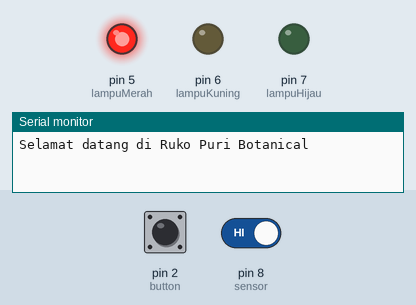
Recording of a sketch running on a simulated Arduino Uno, built with avr-gcc and run on an emulated ATmega328P. Shown: output pins drawn as LEDs (lit = HIGH), the last lines printed to the serial monitor. The test bench sets the inputs (shaded band); at power-on: pin 2 (button) LOW, pin 8 (sensor) HIGH.

Above: at 1.2 s.
1.3 s: pin 2 (button) pulled HIGH for 0.15 s
At 2.3 s:
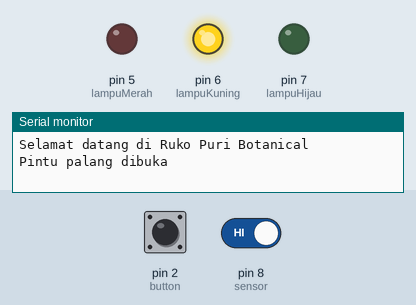
4.4 s: pin 8 (sensor) driven LOW
At 5.6 s:
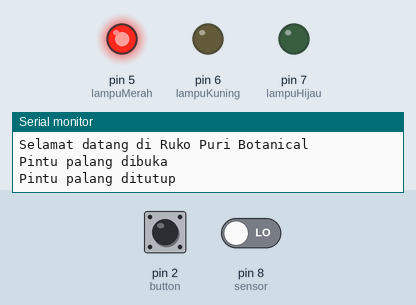
5.9 s: pin 2 (button) pulled HIGH for 1 s
At 7.0 s:
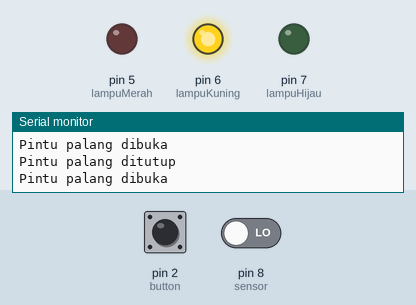
9.4 s: pin 2 (button) pulled HIGH for 3.2 s
At 13.9 s:
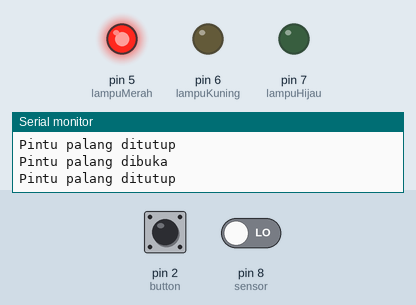
Timing chart, 0 to 15.4 s (numbered marks = the images above; inputs shaded):
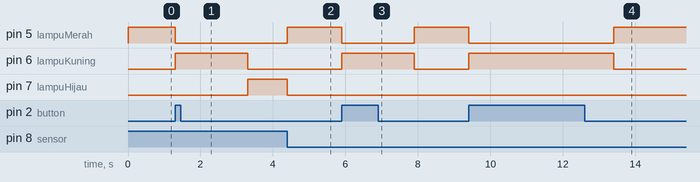

The sketch:

3-11-21_Arduino_Button_Non_Touch.ino
```cpp
// Inisialisasi pin yang akan dipakai
int lampuMerah = 5, lampuKuning= 6, lampuHijau = 7;
int button = 2;
int sensor = 8;

// Inisialisasi variabel
int tambahan = 0;
int buttonReadAkhir = 0;


void setup() {
  Serial.begin(9600);

  // Deklarasi I/O menggunakan perulangan for
  for(int i = 2; i <= 4; i++)
  {
    pinMode(i, INPUT);
  }
  for(int i = 5; i <= 7; i++)
  {
    pinMode(i, OUTPUT);
  }
  pinMode(sensor, INPUT);
  Serial.println("Selamat datang di Ruko Puri Botanical");
  digitalWrite(lampuMerah, HIGH);
}

void loop() {
  // Membaca nilai pada sensor
  int buttonRead = digitalRead(button);
  int sensorRead = digitalRead(sensor);
// Serial.println("Button value:" + String(buttonRead));

  // Logika
  if(buttonRead == 1 && tambahan == 0){
    digitalWrite(lampuMerah, LOW);
    Serial.println("Pintu palang dibuka");
    digitalWrite(lampuKuning, HIGH);
    delay(2000);
    digitalWrite(lampuKuning, LOW);
    digitalWrite(lampuHijau, HIGH);
    tambahan = 1;
  }
  else if(sensorRead == 0 && tambahan == 1){
    digitalWrite(lampuHijau, LOW);
    digitalWrite(lampuMerah, HIGH);
    Serial.println("Pintu palang ditutup");
    tambahan = 0;
  }
}
```

Measured:
- after the input at 1.3 s, pin 5 (lampuMerah): HIGH → LOW at once; pin 6 (lampuKuning): LOW → HIGH at once, → LOW 2.0 s later; pin 7 (lampuHijau): LOW → HIGH after 2.0 s
- after the input at 4.4 s, pin 5 (lampuMerah): LOW → HIGH at once; pin 7 (lampuHijau): HIGH → LOW at once
- after the input at 5.9 s, pin 5 (lampuMerah): HIGH → LOW at once, → HIGH 2.0 s later; pin 6 (lampuKuning): LOW → HIGH at once, → LOW 2.0 s later
- after the input at 9.4 s, pin 5 (lampuMerah): HIGH → LOW at once, → HIGH 4.0 s later; pin 6 (lampuKuning): LOW → HIGH at once, → LOW 4.0 s later
